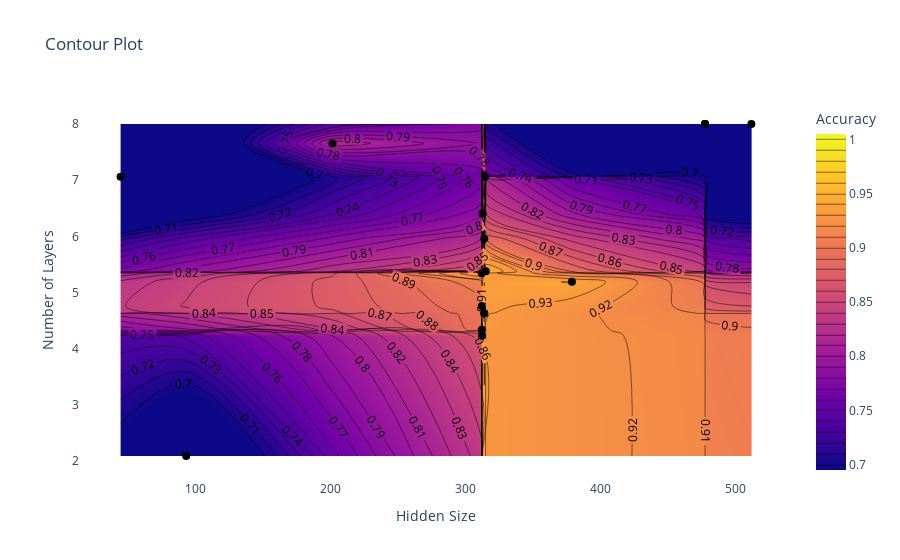

The notebook cell saved with this chart:
### Code cell
bayes = analysis.results_df
plot_contour(bayes, "config/hidden_size", "config/num_layers", "accuracy", start=0.7)

### Figure 1 — Plotly figure (JSON) as saved in the notebook; plotly's stock layout.template omitted (floating-point values rounded to 4 significant figures)
{"data": [{"colorbar": {"title": {"text": "Accuracy"}}, "colorscale": [[0, "#0d0887"], [0.1111, "#46039f"], [0.2222, "#7201a8"], [0.3333, "#9c179e"], [0.4444, "#bd3786"], [0.5556, "#d8576b"], [0.6667, "#ed7953"], [0.7778, "#fb9f3a"], [0.8889, "#fdca26"], [1, "#f0f921"]], "contours": {"coloring": "heatmap", "end": 1, "showlabels": true, "size": 0.01, "start": 0.7}, "type": "contour", "x": [201.8, 379.1, 93.39, 44.81, 314.2, 477.6, 314.2, 477.6, 312.9, 314.8, 477.7, 314.1, 315.3, 512.0, 312.3, 312.4, 312.5, 312.3], "y": [7.655, 5.191, 2.092, 7.063, 5.957, 8.0, 4.628, 8.0, 6.406, 7.061, 8.0, 4.632, 5.377, 8.0, 5.345, 4.761, 4.232, 4.339], "z": [0.8172, 0.9406, 0.6344, 0.2625, 0.9609, 0.5266, 0.9531, 0.2937, 0.8922, 0.8938, 0.3125, 0.9719, 0.9531, 0.2562, 0.9406, 0.9328, 0.9328, 0.9875]}, {"customdata": [0.8172, 0.9406, 0.6344, 0.2625, 0.9609, 0.5266, 0.9531, 0.2937, 0.8922, 0.8938, 0.3125, 0.9719, 0.9531, 0.2562, 0.9406, 0.9328, 0.9328, 0.9875], "hovertemplate": "Hidden Size: %{x}<br>Number of Layers: %{y}<br>Accuracy: %{customdata:.4f}<extra></extra>", "marker": {"color": "black", "size": 8, "symbol": "circle"}, "mode": "markers", "name": "Data Points", "type": "scatter", "x": [201.8, 379.1, 93.39, 44.81, 314.2, 477.6, 314.2, 477.6, 312.9, 314.8, 477.7, 314.1, 315.3, 512.0, 312.3, 312.4, 312.5, 312.3], "y": [7.655, 5.191, 2.092, 7.063, 5.957, 8.0, 4.628, 8.0, 6.406, 7.061, 8.0, 4.632, 5.377, 8.0, 5.345, 4.761, 4.232, 4.339]}], "layout": {"paper_bgcolor": "white", "plot_bgcolor": "white", "title": {"text": "Contour Plot"}, "xaxis": {"showgrid": false, "title": {"text": "Hidden Size"}}, "yaxis": {"showgrid": false, "title": {"text": "Number of Layers"}}}}
